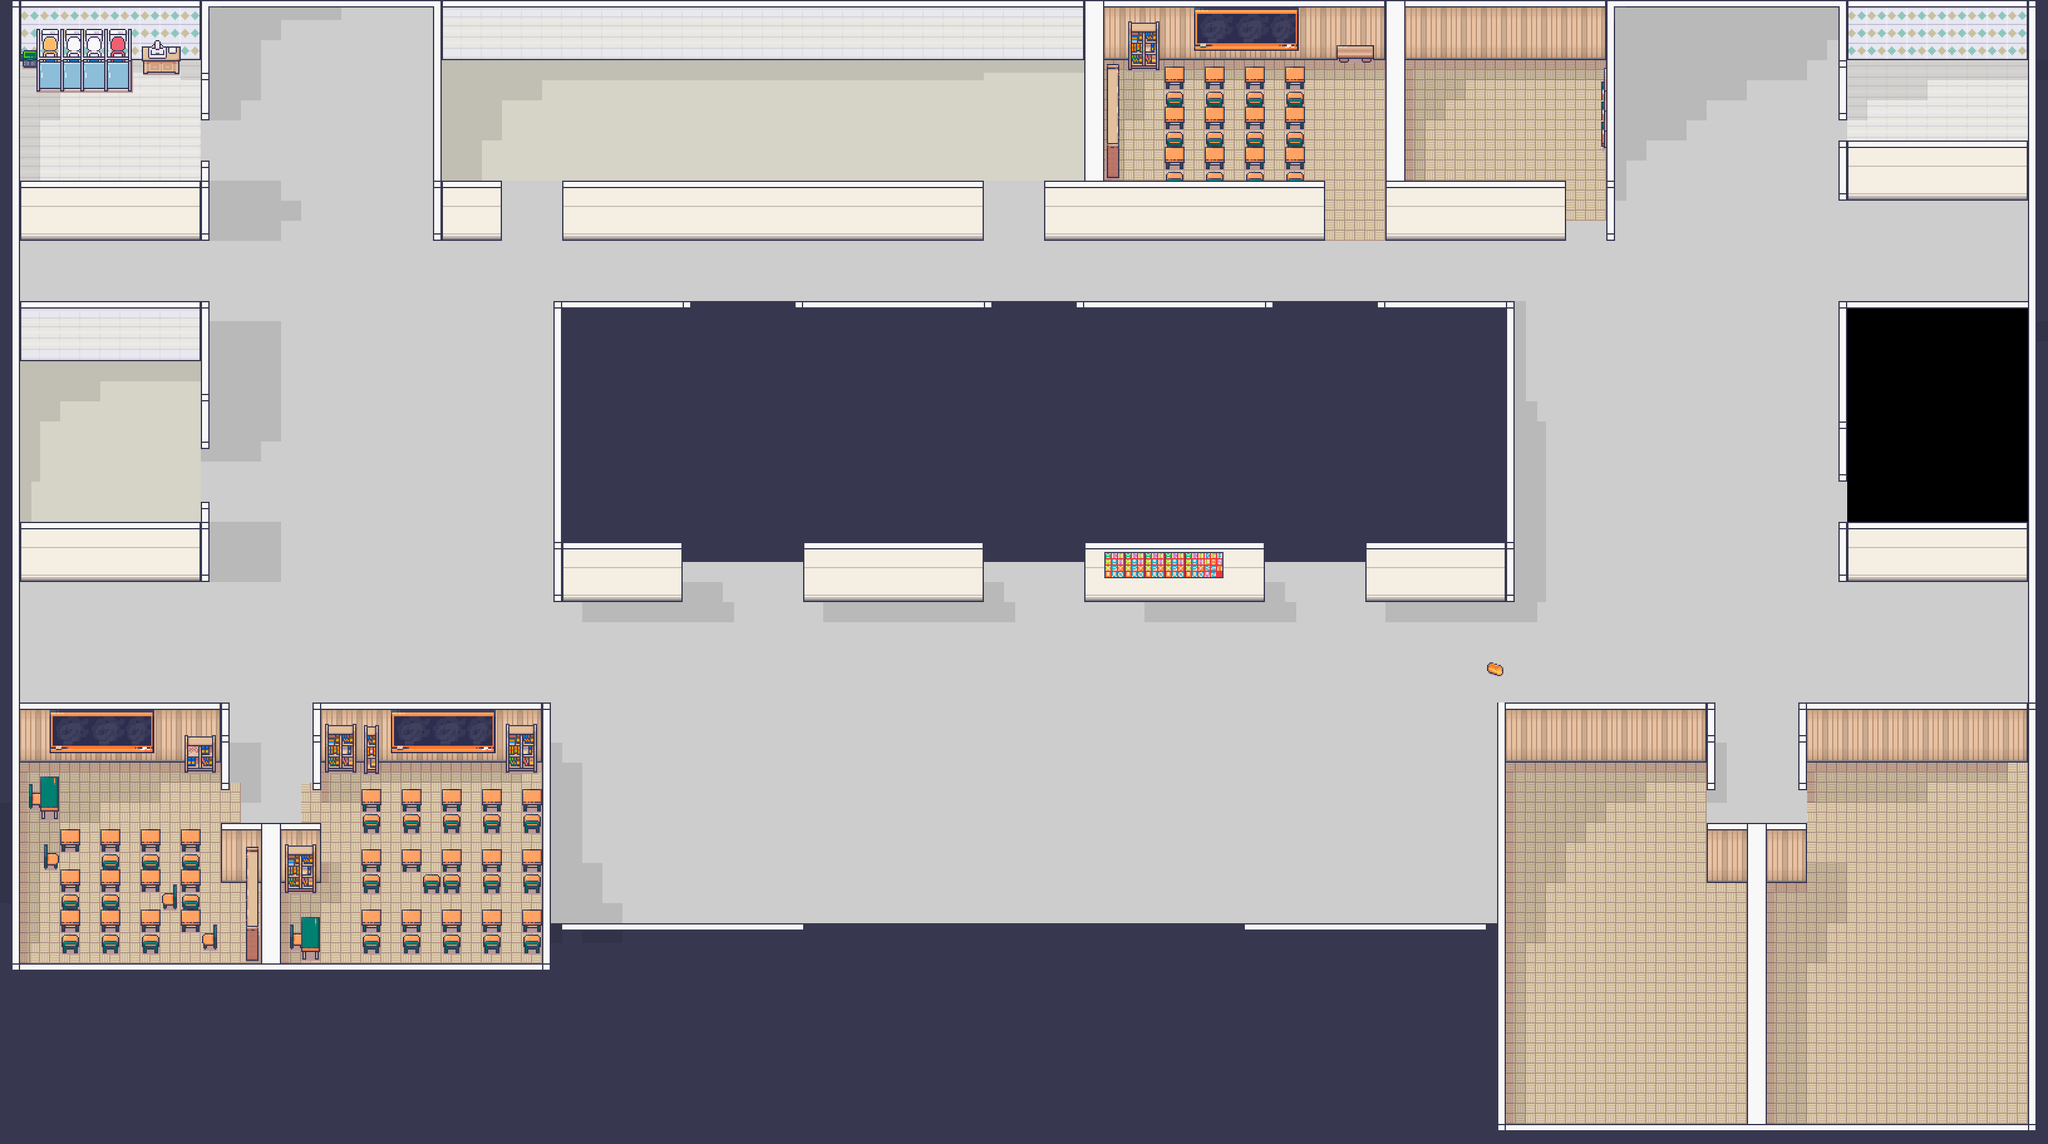

A 2D game scene composited from a Tiled map and its tileset images. What follows is a short description and the map's XML, with each tile layer's data collapsed to a summary:
An orthogonal 102x57 tile map with 32x32 px tiles, 6 tile layers (outside, floor, Shadows, Walls, ...), 1 hidden layer not drawn, 3 tilesets.

<map version="1.4" tiledversion="1.4.3" orientation="orthogonal" renderorder="right-down" width="102" height="57" tilewidth="32" tileheight="32" infinite="0" nextlayerid="10" nextobjectid="1">
 <tileset firstgid="1" name="Interiors_32x32" tilewidth="32" tileheight="32" tilecount="10464" columns="16">
  <image source="../Textures/Interiors_32x32.png" width="512" height="20951" />
 </tileset>
 <tileset firstgid="10465" name="Room_Builder_32x32" tilewidth="32" tileheight="32" tilecount="3599" columns="59">
  <image source="../Textures/Room_Builder_32x32.png" width="1888" height="1952" />
 </tileset>
 <tileset firstgid="14064" name="Collisions" tilewidth="32" tileheight="32" tilecount="8" columns="8">
  <image source="../Textures/Collisions.png" width="256" height="32" />
 </tileset>
 <layer id="1" name="outside" width="102" height="57">
  <data>[5814 cells, 2117 non-empty, 1 distinct tile ids]</data>
 </layer>
 <layer id="2" name="floor" width="102" height="57" offsetx="0" offsety="4.44089e-16">
  <data>[5814 cells, 3779 non-empty, 7 distinct tile ids]</data>
 </layer>
 <layer id="4" name="Shadows" width="102" height="57">
  <data>[5814 cells, 568 non-empty, 3 distinct tile ids]</data>
 </layer>
 <layer id="5" name="Walls" width="102" height="57">
  <data>[5814 cells, 1182 non-empty, 52 distinct tile ids]</data>
 </layer>
 <layer id="7" name="Furniture 2" width="102" height="57">
  <data>[5814 cells, 125 non-empty, 41 distinct tile ids]</data>
 </layer>
 <layer id="8" name="Furniture" width="102" height="57">
  <data>[5814 cells, 192 non-empty, 60 distinct tile ids]</data>
 </layer>
 <layer id="3" name="collisions" width="102" height="57" visible="0" opacity="0.44">
  <properties>
   <property name="drawable" type="int" value="0" />
  </properties>
  <data>[5814 cells, 338 non-empty, 1 distinct tile ids]</data>
 </layer>
</map>
